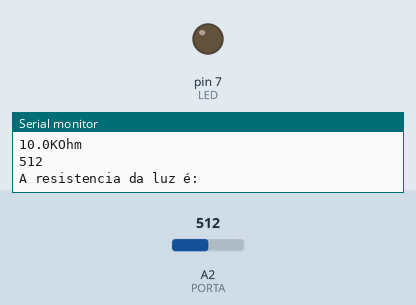
Simulated run of this sketch. Board: Arduino Mega 2560, built with avr-gcc and run on an emulated ATmega2560. On the bench: output pins drawn as LEDs (lit = HIGH), the last lines printed to the serial monitor. The inputs (shaded band) are chosen by the test bench; at power-on: A2 (PORTA) = 512.

Above: at 1.2 s.
1.3 s: A2 (PORTA) set to 490
At 2.4 s:
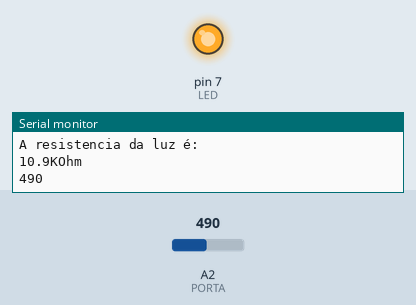
2.8 s: A2 (PORTA) set to 510
At 4.2 s:
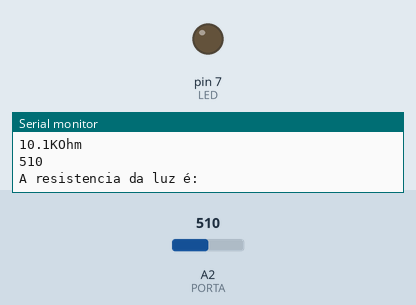
5.8 s: A2 (PORTA) set to 306
At 7.0 s:
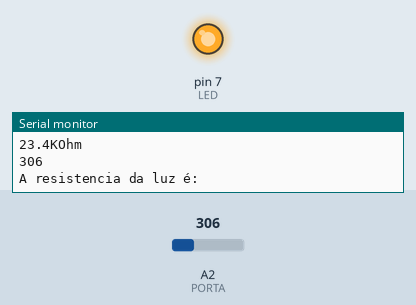
Timing chart, 0 to 8.8 s (numbered marks = the images above; inputs shaded):
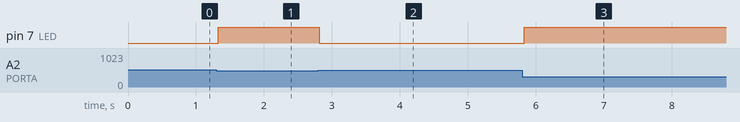

The sketch:

sensorLuz.ino
```cpp
int limit = 500;
int LED = 7;
int PORTA = A2;

void setup () {
  Serial.begin (9600);
  pinMode(LED, OUTPUT);
  Serial.begin (9600);
}

void loop () {
  int sensorValue = analogRead(PORTA);
  if (sensorValue < limit)
    digitalWrite(LED, HIGH);
  else
    digitalWrite(LED, LOW) ;
  float Rsensor;
  Rsensor = (float) (1023-sensorValue) * 10 / sensorValue;
  Serial.println("A resistencia da luz é: ");
  Serial.print (Rsensor, 1);
  Serial.println ("KOhm");
  Serial.println (sensorValue);
}
```

Measured:
- the behaviour switches between 500 and 499 on A2 (PORTA) (found by bisection; images 0 and 1)
- after the input at 1.3 s, pin 7 (LED): LOW → HIGH at once
- after the input at 2.8 s, pin 7 (LED): HIGH → LOW at once
- after the input at 5.8 s, pin 7 (LED): LOW → HIGH at once
